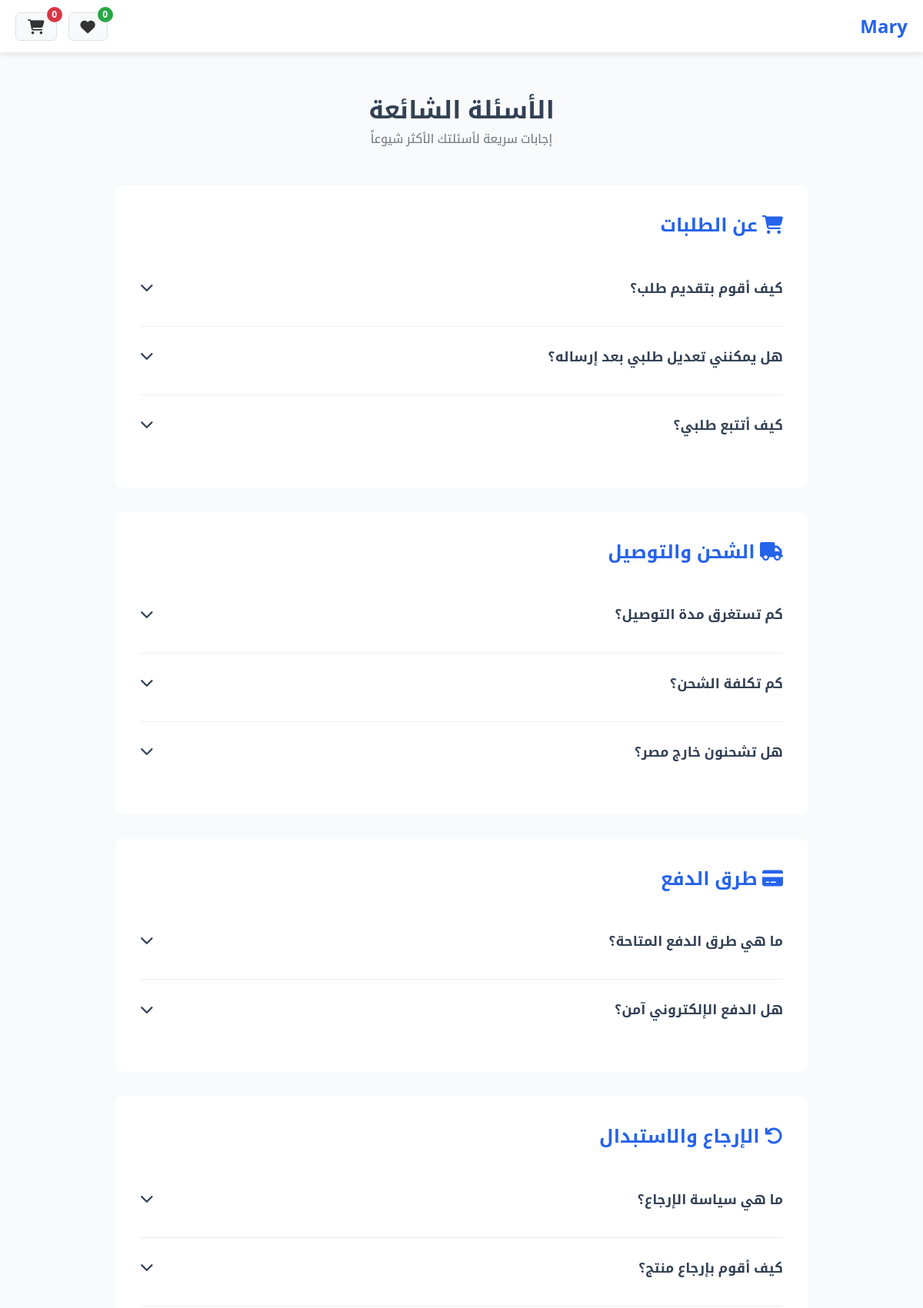
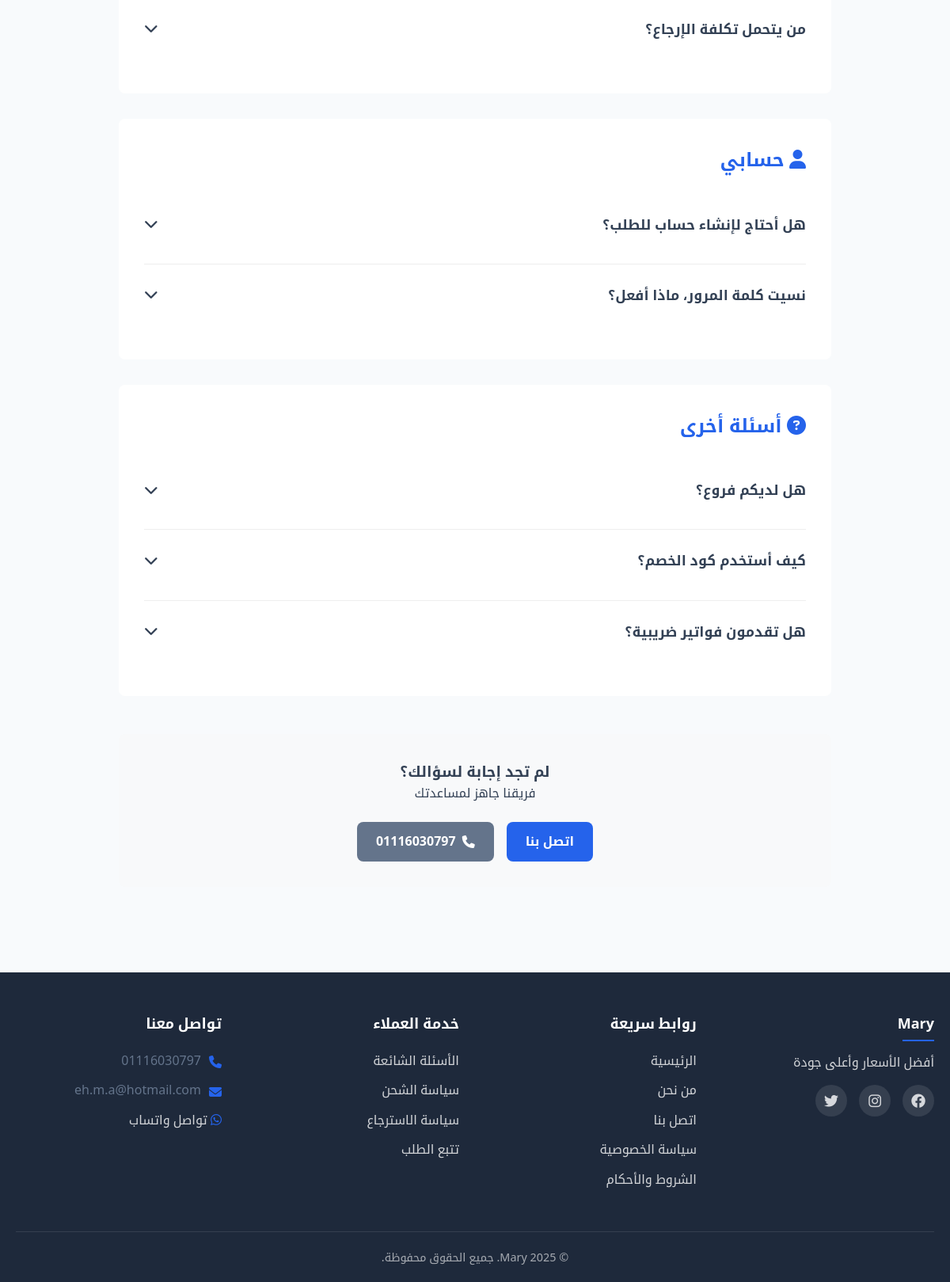
The app's page /faq.php with its own data (2 pictures, top to bottom).
### tables this page shows
CREATE TABLE `settings` (
  `id` int(11) NOT NULL,
  `setting_key` varchar(100) NOT NULL,
  `setting_value` text DEFAULT NULL,
  `setting_type` enum('text','number','boolean','json') DEFAULT 'text',
  `created_at` timestamp NOT NULL DEFAULT current_timestamp(),
  `updated_at` timestamp NOT NULL DEFAULT current_timestamp() ON UPDATE current_timestamp()
);

### functions.php (called while the page is built, shortened)
<?php
require_once 'config.php';
function getCartCount() {
    $count = 0;
    return $count;
}
if (!function_exists('getSetting')) {
    function getSetting($key, $default = '') {
        global $pdo;
        try {
            $stmt = $pdo->prepare("SELECT setting_value FROM settings WHERE setting_key = ?");
            $stmt->execute([$key]);
            $result = $stmt->fetchColumn();
            return $result !== false ? $result : $default;
        } catch (Exception $e) {
            return $default;
        }
    }
}
function getWishlistCount() {
    if (!isset($_SESSION['customer_id'])) {
        return 0;
    }
    global $pdo;
    $stmt = $pdo->prepare("SELECT COUNT(*) FROM wishlists WHERE customer_id = ?");
    $stmt->execute([$_SESSION['customer_id']]);
    return $stmt->fetchColumn();
}
 ?>

### faq.php (the view, shortened to what this page needs)
<?php
require_once 'functions.php';
$storeName = getSetting('store_name', 'متجر إلكتروني');
$storeDescription = getSetting('store_description', '');
?>
<!DOCTYPE html>
<html lang="ar" dir="rtl">
<head>
    <link rel="stylesheet" href="assets/css/styles.css">
    <link rel="stylesheet" href="https://cdnjs.cloudflare.com/ajax/libs/font-awesome/6.4.0/css/all.min.css">
</head>
<body>
<header class="site-header">
        <div class="container">
            <div class="header-content">
                <div class="logo">
                    <a href="index.php"><h1><?= htmlspecialchars($storeName) ?></h1></a>
                </div>
                <div class="header-actions">
                <a href="wishlist.php" class="wishlist-btn">
                    <i class="fas fa-heart"></i>
                    <span class="wishlist-count" id="wishlist-count">
                        <?= getWishlistCount() ?>
                    </span>
                </a>
                    <a href="cart.php" class="cart-btn">
                        <i class="fas fa-shopping-cart"></i>
                        <span class="cart-count"><?= getCartCount() ?></span>
                    </a>
                </div>
            </div>
        </div>
    </header>
    <main class="faq-page">
        <div class="container">
            <h1 class="text-center">الأسئلة الشائعة</h1>
            <p class="text-center text-secondary" style="margin-bottom: 3rem;">إجابات سريعة لأسئلتك الأكثر شيوعاً</p>
            <div class="faq-content">
                <div class="faq-category">
                    <h2><i class="fas fa-shopping-cart"></i> عن الطلبات</h2>
                    <div class="faq-item">
                        <div class="faq-question" onclick="toggleAnswer(this)">
                            <span>كيف أقوم بتقديم طلب؟</span>
                            <i class="fas fa-chevron-down faq-icon"></i>
                        </div>
                    </div>
                    <div class="faq-item">
                        <div class="faq-question" onclick="toggleAnswer(this)">
                            <span>هل يمكنني تعديل طلبي بعد إرساله؟</span>
                            <i class="fas fa-chevron-down faq-icon"></i>
                        </div>
                    </div>
                    <div class="faq-item">
                        <div class="faq-question" onclick="toggleAnswer(this)">
                            <span>كيف أتتبع طلبي؟</span>
                            <i class="fas fa-chevron-down faq-icon"></i>
                        </div>
                    </div>
                </div>
                <div class="faq-category">
                    <h2><i class="fas fa-truck"></i> الشحن والتوصيل</h2>
                    <div class="faq-item">
                        <div class="faq-question" onclick="toggleAnswer(this)">
                            <span>كم تستغرق مدة التوصيل؟</span>
                            <i class="fas fa-chevron-down faq-icon"></i>
                        </div>
                    </div>
                    <div class="faq-item">
                        <div class="faq-question" onclick="toggleAnswer(this)">
                            <span>كم تكلفة الشحن؟</span>
                            <i class="fas fa-chevron-down faq-icon"></i>
                        </div>
                    </div>
                    <div class="faq-item">
                        <div class="faq-question" onclick="toggleAnswer(this)">
                            <span>هل تشحنون خارج مصر؟</span>
                            <i class="fas fa-chevron-down faq-icon"></i>
                        </div>
                    </div>
                </div>
                <div class="faq-category">
                    <h2><i class="fas fa-credit-card"></i> طرق الدفع</h2>
                    <div class="faq-item">
                        <div class="faq-question" onclick="toggleAnswer(this)">
                            <span>ما هي طرق الدفع المتاحة؟</span>
                            <i class="fas fa-chevron-down faq-icon"></i>
                        </div>
                    </div>
                    <div class="faq-item">
                        <div class="faq-question" onclick="toggleAnswer(this)">
                            <span>هل الدفع الإلكتروني آمن؟</span>
                            <i class="fas fa-chevron-down faq-icon"></i>
                        </div>
                    </div>
                </div>
                <div class="faq-category">
                    <h2><i class="fas fa-undo"></i> الإرجاع والاستبدال</h2>
                    <div class="faq-item">
                        <div class="faq-question" onclick="toggleAnswer(this)">
                            <span>ما هي سياسة الإرجاع؟</span>
                            <i class="fas fa-chevron-down faq-icon"></i>
                        </div>
                    </div>
                    <div class="faq-item">
                        <div class="faq-question" onclick="toggleAnswer(this)">
                            <span>كيف أقوم بإرجاع منتج؟</span>
                            <i class="fas fa-chevron-down faq-icon"></i>
                        </div>
                    </div>
                    <div class="faq-item">
                        <div class="faq-question" onclick="toggleAnswer(this)">
                            <span>من يتحمل تكلفة الإرجاع؟</span>
                            <i class="fas fa-chevron-down faq-icon"></i>
                        </div>
                    </div>
                </div>
                <div class="faq-category">
                    <h2><i class="fas fa-user"></i> حسابي</h2>
                    <div class="faq-item">
                        <div class="faq-question" onclick="toggleAnswer(this)">
                            <span>هل أحتاج لإنشاء حساب للطلب؟</span>
                            <i class="fas fa-chevron-down faq-icon"></i>
                        </div>
                    </div>
                    <div class="faq-item">
                        <div class="faq-question" onclick="toggleAnswer(this)">
                            <span>نسيت كلمة المرور، ماذا أفعل؟</span>
                            <i class="fas fa-chevron-down faq-icon"></i>
                        </div>
                    </div>
                </div>
                <div class="faq-category">
                    <h2><i class="fas fa-question-circle"></i> أسئلة أخرى</h2>
                    <div class="faq-item">
                        <div class="faq-question" onclick="toggleAnswer(this)">
                            <span>هل لديكم فروع؟</span>
                            <i class="fas fa-chevron-down faq-icon"></i>
                        </div>
                    </div>
                    <div class="faq-item">
                        <div class="faq-question" onclick="toggleAnswer(this)">
                            <span>كيف أستخدم كود الخصم؟</span>
                            <i class="fas fa-chevron-down faq-icon"></i>
                        </div>
                    </div>
                    <div class="faq-item">
                        <div class="faq-question" onclick="toggleAnswer(this)">
                            <span>هل تقدمون فواتير ضريبية؟</span>
                            <i class="fas fa-chevron-down faq-icon"></i>
                        </div>
                    </div>
                </div>
                <div style="background: #f8f9fa; padding: 2rem; border-radius: 8px; text-align: center; margin-top: 3rem;">
                    <h3>لم تجد إجابة لسؤالك؟</h3>
                    <p>فريقنا جاهز لمساعدتك</p>
                    <div style="display: flex; gap: 1rem; justify-content: center; margin-top: 1.5rem; flex-wrap: wrap;">
                        <a href="contact.php" class="btn btn-primary">اتصل بنا</a>
                        <a href="tel:<?= getSetting('store_phone') ?>" class="btn btn-secondary">
                            <i class="fas fa-phone"></i> <?= getSetting('store_phone') ?>
                        </a>
                    </div>
                </div>
            </div>
        </div>
    </main>
    <footer class="site-footer">
        <div class="container">
            <div class="footer-content">
                <div class="footer-section">
                    <h3><?= htmlspecialchars($storeName) ?></h3>
                    <p><?= htmlspecialchars($storeDescription) ?></p>
                    <div class="social-links">
                        <?php if ($fb = getSetting('facebook_url')): ?>
                            <a href="<?= htmlspecialchars($fb) ?>" target="_blank"><i class="fab fa-facebook"></i></a>
                        <?php endif; ?>
                        <?php if ($ig = getSetting('instagram_url')): ?>
                            <a href="<?= htmlspecialchars($ig) ?>" target="_blank"><i class="fab fa-instagram"></i></a>
                        <?php endif; ?>
                        <?php if ($tw = getSetting('twitter_url')): ?>
                            <a href="<?= htmlspecialchars($tw) ?>" target="_blank"><i class="fab fa-twitter"></i></a>
                        <?php endif; ?>
                    </div>
                </div>
                <div class="footer-section">
                    <h4>روابط سريعة</h4>
                    <ul>
                        <li><a href="index.php">الرئيسية</a></li>
                        <li><a href="about.php">من نحن</a></li>
                        <li><a href="contact.php">اتصل بنا</a></li>
                        <li><a href="privacy.php">سياسة الخصوصية</a></li>
                        <li><a href="terms.php">الشروط والأحكام</a></li>
                    </ul>
                </div>
                <div class="footer-section">
                    <h4>خدمة العملاء</h4>
                    <ul>
                        <li><a href="faq.php">الأسئلة الشائعة</a></li>
                        <li><a href="shipping.php">سياسة الشحن</a></li>
                        <li><a href="returns.php">سياسة الاسترجاع</a></li>
                        <li><a href="track.php">تتبع الطلب</a></li>
                    </ul>
                </div>
                <div class="footer-section">
                    <h4>تواصل معنا</h4>
                    <ul class="contact-info">
                        <li><i class="fas fa-phone"></i> <?= getSetting('store_phone', '') ?></li>
                        <li><i class="fas fa-envelope"></i> <?= getSetting('store_email', '') ?></li>
                        <?php if ($whatsapp = getSetting('whatsapp_number')): ?>
                            <li>
                                <a href="https://wa.me/<?= $whatsapp ?>" target="_blank">
                                    <i class="fab fa-whatsapp"></i> تواصل واتساب
                                </a>
                            </li>
                        <?php endif; ?>
                    </ul>
                </div>
            </div>
            <div class="footer-bottom">
                <p>&copy; <?= date('Y') ?> <?= htmlspecialchars($storeName) ?>. جميع الحقوق محفوظة.</p>
            </div>
        </div>
    </footer>
</body>
</html>

### faq.php (style rules this page uses)
.faq-page { padding: 3rem 0; }
.faq-content { max-width: 900px; margin: 0 auto; }
.faq-category { background: white; padding: 2rem; border-radius: 8px; margin-bottom: 2rem; }
.faq-category h2 { color: var(--primary-color); margin-bottom: 1.5rem; }
.faq-item { border-bottom: 1px solid #eee; padding: 1.5rem 0; }
.faq-item:last-child { border-bottom: none; }
.faq-question { font-weight: 600; font-size: 1.1rem; margin-bottom: 0.75rem; cursor: pointer; display: flex; justify-content: space-between; align-items: center; }
.faq-icon { transition: transform 0.3s; }

### records on screen
settings: setting_value "Mary"
settings: setting_value "01116030797"
settings: setting_value "أفضل الأسعار وأعلى جودة"
settings: setting_value "eh.m.a@hotmail.com"

### other values on screen
getWishlistCount() "0"
getCartCount() "0"
